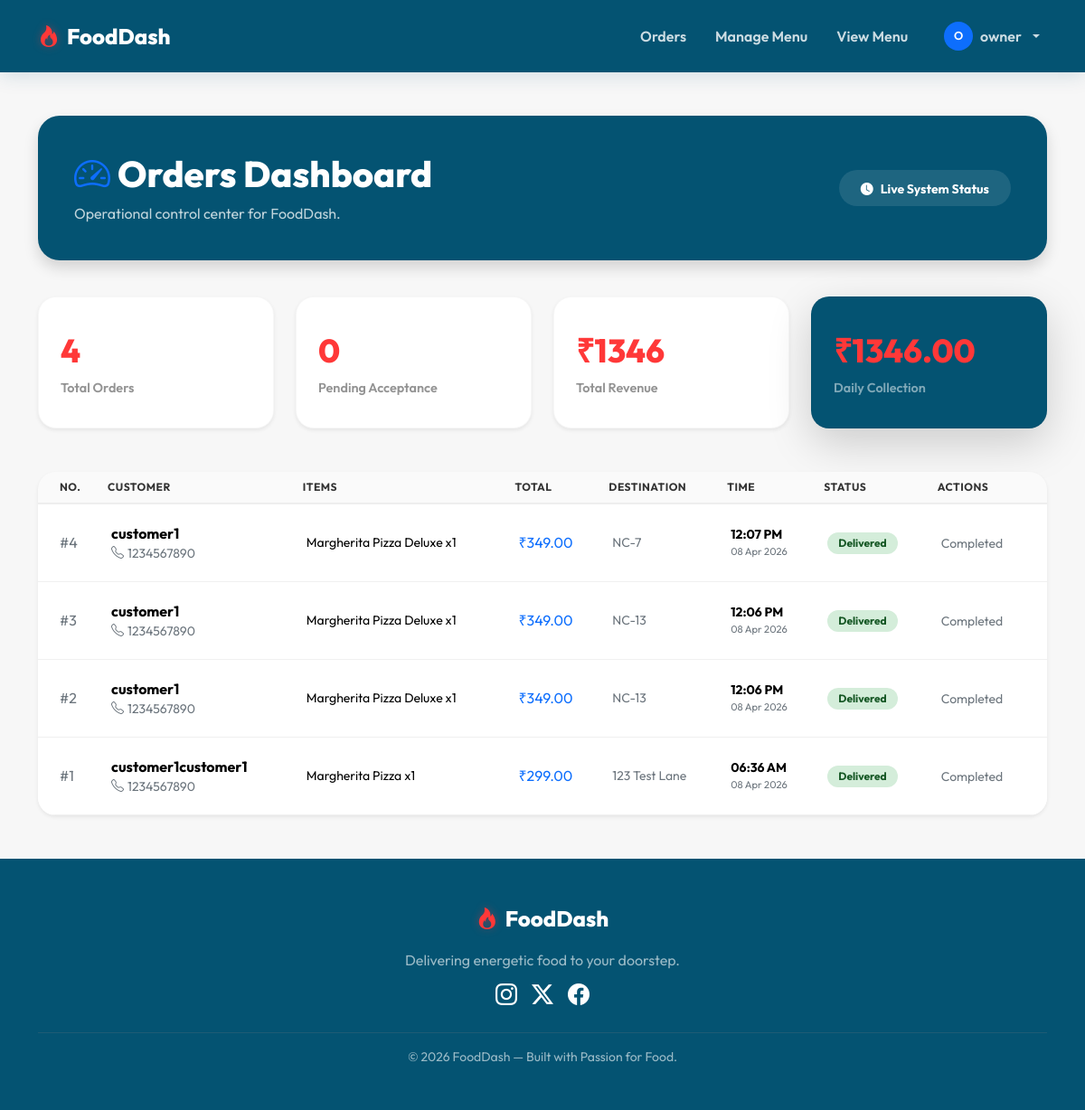
Page /admin/orders (signed in) on the earlier database version.
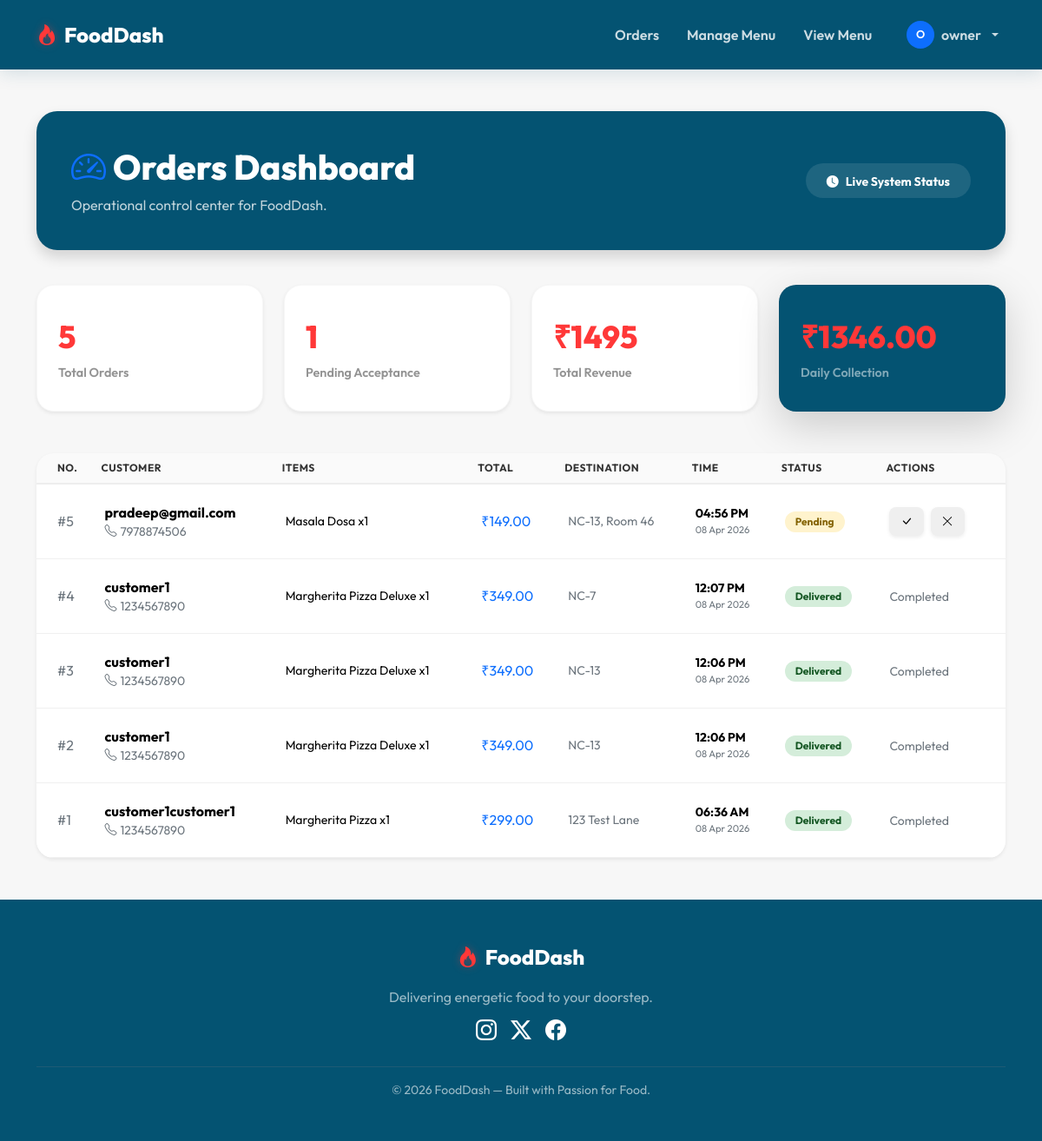
Same page on the later database version.
### backent/models.py (models this page shows, shortened)
class Order(db.Model):
    __tablename__ = "orders"
    id = db.Column(db.Integer, primary_key=True)
    user_id = db.Column(db.Integer, db.ForeignKey("users.id"), nullable=False)
    items_summary = db.Column(db.Text, nullable=False)
    total_price = db.Column(db.Float, nullable=False)
    delivery_address = db.Column(db.Text, nullable=False)
    status = db.Column(db.String(30), nullable=False, default="Pending")
    created_at = db.Column(db.DateTime, nullable=False, default=datetime.utcnow)

class User(UserMixin, db.Model):
    __tablename__ = "users"
    id = db.Column(db.Integer, primary_key=True)
    username = db.Column(db.String(80), unique=True, nullable=False)
    password_hash = db.Column(db.String(256), nullable=False)
    role = db.Column(db.String(20), nullable=False, default="customer")  # 'customer' | 'restaurant_owner'
    phone = db.Column(db.String(20), nullable=True)
    orders = db.relationship("Order", backref="customer", lazy=True)

### backent/app.py (the view)
@app.route("/admin/orders")
@owner_required
def admin_orders():
    orders = Order.query.order_by(Order.id.desc()).all()
    today = datetime.now(timezone.utc).date()
    successful_orders_today = Order.query.filter(
        Order.created_at >= datetime.combine(today, datetime.min.time()),
        Order.status.in_(['Confirmed', 'Delivered'])
    ).all()
    daily_total = sum(order.total_price for order in successful_orders_today)
    return render_template("admin_orders.html", orders=orders, daily_total=daily_total)

### backent/app.py (called while the page is built)
@login_manager.user_loader
def load_user(user_id):
    return User.query.get(int(user_id))

def owner_required(func):
    from functools import wraps
    @wraps(func)
    @login_required
    def wrapper(*args, **kwargs):
        if current_user.role != "restaurant_owner":
            abort(403)
        return func(*args, **kwargs)
    return wrapper

### templates/admin_orders.html (shortened to what the changed rows need)
{% extends "base.html" %}
{% block content %}
<div class="dash-hero shadow">
    <div class="row align-items-center">
        <div class="col-md-8">
            <h1 class="mb-2"><i class="bi bi-speedometer2 me-2 text-primary"></i>Orders Dashboard</h1>
        </div>
    </div>
</div>
<div class="row g-4 mb-5">
    <div class="col-6 col-lg-3">
        <div class="stat-card shadow-sm">
            <div class="stat-num">{{ orders|length }}</div>
            <div class="stat-label">Total Orders</div>
        </div>
    </div>
    <div class="col-6 col-lg-3">
        <div class="stat-card shadow-sm">
            <div class="stat-num">{{ orders|selectattr('status','equalto','Pending')|list|length }}</div>
            <div class="stat-label">Pending Acceptance</div>
        </div>
    </div>
    <div class="col-6 col-lg-3">
        <div class="stat-card shadow-sm">
            <div class="stat-num">₹{{ "%.0f"|format(orders|sum(attribute='total_price')) }}</div>
            <div class="stat-label">Total Revenue</div>
        </div>
    </div>
</div>
{% if orders %}
<div class="card shadow-sm border-0">
    <div class="table-responsive">
        <table class="table mb-0 orders-table">
            <thead>
                <tr>
                    <th class="ps-4">No.</th>
                    <th>Customer</th>
                    <th>Items</th>
                    <th>Total</th>
                    <th>Destination</th>
                    <th>Time</th>
                    <th>Status</th>
                    <th class="pe-4">Actions</th>
                </tr>
            </thead>
            <tbody>
                {% for order in orders %}
                <tr>
                    <td class="ps-4 fw-800 text-secondary">#{{ order.id }}</td>
                    <td>
                        <div class="fw-bold">{{ order.customer.username }}</div>
                        <div class="small text-secondary"><i class="bi bi-telephone me-1"></i>{{ order.customer.phone or '—' }}</div>
                    </td>
                    <td class="small" style="max-width:250px">{{ order.items_summary }}</td>
                    <td class="fw-800 text-primary">₹{{ "%.2f"|format(order.total_price) }}</td>
                    <td style="max-width:200px" class="small text-secondary">{{ order.delivery_address }}</td>
                    <td>
                        <div class="fw-bold small">{{ order.created_at.strftime('%I:%M %p') }}</div>
                        <div class="text-secondary" style="font-size: .7rem;">{{ order.created_at.strftime('%d %b %Y') }}</div>
                    </td>
                    <td>
                        <span class="badge rounded-pill
                            {% if order.status == 'Pending' %}status-pending
                            {% elif order.status == 'Confirmed' %}status-confirmed
                            {% elif order.status == 'Rejected' %}status-rejected
                            {% else %}status-delivered{% endif %}" style="padding: 0.5em 1em;">
                            {{ order.status }}
                        </span>
                    </td>
                    <td class="pe-4">
                        {% if order.status == 'Pending' %}
                        <div class="d-flex gap-2">
                            <form method="POST" action="{{ url_for('update_order_status', order_id=order.id) }}">
                                <button type="submit" class="btn-action btn-success shadow-sm" title="Accept Order">
                                    <i class="bi bi-check-lg"></i>
                                </button>
                            </form>
                            <form method="POST" action="{{ url_for('update_order_status', order_id=order.id) }}">
                                <button type="submit" class="btn-action btn-danger shadow-sm" title="Reject Order">
                                    <i class="bi bi-x-lg"></i>
                                </button>
                            </form>
                        </div>
                        {% else %}
                        <span class="text-secondary small">Completed</span>
                        {% endif %}
                    </td>
                </tr>
                {% endfor %}
            </tbody>
        </table>
    </div>
</div>
{% else %}
<div class="stat-card text-center py-5 shadow-sm">
    <i class="bi bi-inbox display-4 text-secondary opacity-25"></i>
    <p class="text-secondary mt-3 fw-bold">No orders found.</p>
</div>
{% endif %}
{% endblock %}

Differences in the rows shown:
added Order: id "5", customer.username "pradeep@gmail.com", customer "7978874506", items_summary "Masala Dosa x1", total_price "149.00", delivery_address "NC-13, Room 46", created_at "04:56 PM", created_at "08 Apr 2026", status "Pending"
Other differences:
{{ orders|length }}: "4" → "5"
{{ orders|selectattr('status','equalto','Pending')|list|length }}: "0" → "1"
{{ "%.0f"|format(orders|sum(attribute='total_price')) }}: "1346" → "1495"
